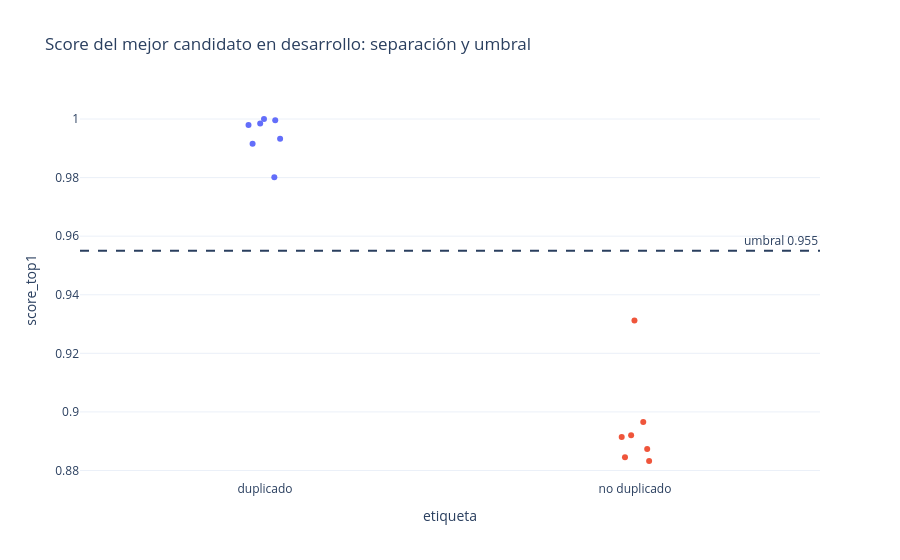

This figure's notebook cell:
### Code cell
import plotly.express as px

threshold = run_config.duplicate_score_threshold
figure = px.strip(
    calibration_cases, x="etiqueta", y="score_top1", color="etiqueta",
    hover_data=["incoming_id"],
    title="Score del mejor candidato en desarrollo: separación y umbral",
)
figure.add_hline(y=threshold, line_dash="dash",
                 annotation_text=f"umbral {threshold}")
figure.update_layout(showlegend=False)
figure

### Figure 1 — Plotly figure (JSON) as saved in the notebook; plotly's stock layout.template omitted (floating-point values rounded to 4 significant figures)
{"data": [{"alignmentgroup": "True", "boxpoints": "all", "customdata": [["DEV-DUP-001"], ["DEV-DUP-002"], ["DEV-DUP-003"], ["DEV-DUP-004"], ["DEV-DUP-005"], ["DEV-DUP-006"], ["DEV-DUP-007"]], "fillcolor": "rgba(255,255,255,0)", "hoveron": "points", "hovertemplate": "etiqueta=%{x}<br>score_top1=%{y}<br>incoming_id=%{customdata[0]}<extra></extra>", "legendgroup": "duplicado", "line": {"color": "rgba(255,255,255,0)"}, "marker": {"color": "#636efa"}, "name": "duplicado", "offsetgroup": "duplicado", "orientation": "v", "pointpos": 0, "showlegend": true, "type": "box", "x": ["duplicado", "duplicado", "duplicado", "duplicado", "duplicado", "duplicado", "duplicado"], "x0": " ", "xaxis": "x", "y": [0.9984, 0.9979, 0.9915, 0.9996, 0.9933, 0.9802, 1.0], "y0": " ", "yaxis": "y"}, {"alignmentgroup": "True", "boxpoints": "all", "customdata": [["DEV-NEW-001"], ["DEV-NEW-002"], ["DEV-NEW-003"], ["DEV-NEW-004"], ["DEV-NEW-005"], ["DEV-NEW-006"], ["DEV-NEW-007"]], "fillcolor": "rgba(255,255,255,0)", "hoveron": "points", "hovertemplate": "etiqueta=%{x}<br>score_top1=%{y}<br>incoming_id=%{customdata[0]}<extra></extra>", "legendgroup": "no duplicado", "line": {"color": "rgba(255,255,255,0)"}, "marker": {"color": "#EF553B"}, "name": "no duplicado", "offsetgroup": "no duplicado", "orientation": "v", "pointpos": 0, "showlegend": true, "type": "box", "x": ["no duplicado", "no duplicado", "no duplicado", "no duplicado", "no duplicado", "no duplicado", "no duplicado"], "x0": " ", "xaxis": "x", "y": [0.8846, 0.892, 0.8873, 0.8832, 0.8914, 0.8966, 0.9312], "y0": " ", "yaxis": "y"}], "layout": {"annotations": [{"showarrow": false, "text": "umbral 0.955", "x": 1, "xanchor": "right", "xref": "x domain", "y": 0.955, "yanchor": "bottom", "yref": "y"}], "boxmode": "overlay", "legend": {"title": {"text": "etiqueta"}, "tracegroupgap": 0}, "shapes": [{"line": {"dash": "dash"}, "type": "line", "x0": 0, "x1": 1, "xref": "x domain", "y0": 0.955, "y1": 0.955, "yref": "y"}], "showlegend": false, "title": {"text": "Score del mejor candidato en desarrollo: separación y umbral"}, "xaxis": {"anchor": "y", "categoryarray": ["duplicado", "no duplicado"], "categoryorder": "array", "domain": [0.0, 1.0], "title": {"text": "etiqueta"}}, "yaxis": {"anchor": "x", "domain": [0.0, 1.0], "title": {"text": "score_top1"}}}}
